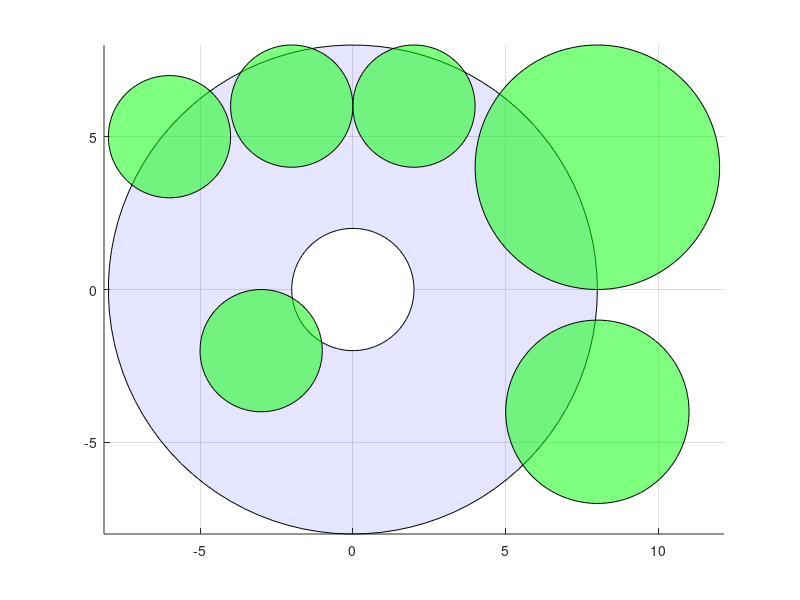

Reproduce this figure in MATLAB. (Note: this script raises an error after producing the figure.)
close all
clear all
clc

% robot parameters
L1 = 3;
L2 = 5;

% obstacles position
obs(1).center = [-3, -2];   % [x, y]
obs(1).radius = 2;

obs(2).center = [8 -4];
obs(2).radius = 3;

obs(3).center = [8 4];
obs(3).radius = 4;

obs(4).center = [2 6];
obs(4).radius = 2;

obs(5).center = [-2 6];
obs(5).radius = 2;

obs(6).center = [-6 5];
obs(6).radius = 2;

k = zeros(length(obs),1);

% Plot obstacles and operative space
figure(1); hold on;
axis equal
theta = linspace(0, 2*pi, 100);

% now plot operative space
x = (L1+L2) * cos(theta);
y = (L1+L2) * sin(theta);
fill(x, y, 'blue','FaceAlpha', 0.1);

x = abs(L1-L2) * cos(theta);
y = abs(L1-L2) * sin(theta);
fill(x, y, 'white','FaceAlpha', 1);

grid on;

% now obstacles
for i = 1:length(obs)
    x = obs(i).center(1) + obs(i).radius * cos(theta);
    y = obs(i).center(2) + obs(i).radius * sin(theta);
    k(i) = fill(x, y, 'g', 'FaceAlpha', 0.5);
end

%% SARSA(lambda)
% Algorithm with obstacles
% number of divisions of 2pi
N = 32;
rng(1)

% we have to angular positions
S = N^2; 

% action space : [clockwise, stay, counterclockwise]
A = 9; 

% initialize parameters
numEpisodes = 5e3;
epsilon = 0.4;
alpha = 0.1;
beta = 0.99999;
gamma = 1;
lambda = 0.1;

% to implement SARSA(lambda) initialize Q and E
Q = zeros(S,A);
E = zeros(S,A);

% total reward
total_reward = zeros(numEpisodes,1);

% Establish a desider position of the EE
q1 = 3/4 * pi;
q2 = pi / 2;
idx1 = q1 / (2*pi/N); idx2 = q2 / (2*pi/N);
s = sub2ind([N,N],idx1,idx2);
f = direct_kin(s,L1,L2,N);
EE_d = f(3:4);

% set initial condition
% idx01 = (3/2 * pi) / (2*pi/N);
idx01 = 3/2*pi / (2*pi/N);
idx02 = N;
s0 = sub2ind([N,N],idx01,idx02);

%% check if it starts and ends not on obstacles
p1 = direct_kin(s0,L1,L2,N);
figure(1)
hold on
h1 = robot(p1);
h2 = robot(f);
grid on
axis equal
% xlim([-10 10]);
% ylim([-10 10]);

obstacles_collision(p1,obs)
obstacles_collision(f,obs)

%% Algorithm run SARSA(lambda)
delete(h1)
delete(h2)
% profile on is to analyze calls
% profile on 
for e = 1:numEpisodes
    disp(e)
    % diminish epsilon for GLIE
    epsilon = max(0.05,beta*epsilon);
    % reset robot pose (all down)
    s = s0;
    % reset eligibility traces
    E = zeros(S,A);
    % take epsilon greedy action
    a = epsilon_greedy(s, Q, A, epsilon);
    isTerminal = 0;
    % proceed until termination
    while isTerminal ~= 1
        % disp(Q(s0,:))
        % apply action and measure r and sp
        [sp, r, isTerminal,coll] = kinematik_ev_obs(s,a,N,L1,L2,obs,s0,EE_d);
        if coll == 1
            fprintf('obstacle hit \n')
        end
        %sp
        total_reward(e) = total_reward(e) + r;
        % decrement the eligibility traces
        E = gamma*lambda*E;
        % increment eligibility trace of visited state action
        % E(s,a) = E(s,a) + 1; % accumulating
        % E(s,a) = 1; % replacing
        E(s,a) = (1-alpha)*E(s,a) + 1; % dutch
        % precommitment of actions
        ap = epsilon_greedy(sp, Q, A, epsilon);
        % apply SARSA update
        % temporal difference error
        if isTerminal || coll
            delta = r - Q(s,a);
        else
            delta = r + gamma*Q(sp,ap) - Q(s,a);
        end
        % update of Q
        Q = Q + alpha*delta*E;

        % pass to next state and next action
        s = sp;
        a = ap;
        
        % % display eligibility traces
        % figure(1)
        % clf
        % imshow(E,'InitialMagnification','fit')
        % pause(.1)
    end
end
% profile viewe displays the analysis
% profile viewer
figure()
plot(total_reward,'-b',DisplayName='r_e')
hold on
plot(movmean(total_reward,10),'-r',DisplayName='\mu_r^{10}',LineWidth=2)
grid on
legend
title('SARSA(\lambda)',Interpreter='latex')

tR_Sl = total_reward;
Q_Sl = Q;

% compute optimal policy
policy = zeros(S,1);

for s = 1:S
    policy(s) = find(Q(s,:) == max(Q(s,:)), 1, "first");
end

pi_Sl = policy;

save Sl.mat tR_Sl Q_Sl pi_Sl


%% Algorithm run Dyna-Q+
% initialize parameters
numEpisodes = 5e3;
epsilon = 0.4;
epsilon_min = 0.05;
beta = 0.99999;
gamma = 1;

numUpdates = 20; % for inner loop
alpha = 1e-2;
kappa = 1e-2;

% initialize quality function and pref param
Q = zeros(S,A);
tau = zeros(S,A);
% initialize model to do planning 
% remember this is a method that mixes planning
% and learning
modelSp = sparse(S,A);
modelR = sparse(S,A);

% returns for each episode
totalReturn = zeros(numEpisodes,1);

% cancel figure
delete(h2);

% cycle over episodes
for e = 1:numEpisodes
    % disp numer of episode
    disp(['Episode - ', num2str(e)])
    % reset environment
    s = s0;
    % initialize terminality
    isTerminal = 0;
    % proceed until termination
    while ~isTerminal
        epsilon = max(epsilon_min,epsilon*beta);
        % choose epsilon-greedy action
        a = epsilon_greedy(s, Q + kappa*sqrt(tau), A, epsilon);
        % apply action
        [sp, r, isTerminal,coll] = kinematik_ev_obs(s,a,N,L1,L2,obs,s0,EE_d);
        % update model
        modelSp(s, a) = sp;
        modelR(s, a) = r;
        % update tau
        tau = tau + 1;
        tau(s,a) = 0;
        % update corresponding total return
        totalReturn(e) = totalReturn(e) + r;
        % apply directly Q learning
        Q(s,a) = Q(s,a) + alpha*(r + gamma*max(Q(sp,:)) - Q(s,a));
        % go to next state
        s = sp;
        % before proceeding to next state do some updates
        % to exploit information learned from experience
        for i = 1:numUpdates
            % get explored states
            pairs_index = find(modelSp ~= 0);
            % pick random explored state
            ix = pairs_index(randi(length(pairs_index)));
            % get corresponding state and action
            [s_ix, a_ix] = ind2sub([S, A], ix);
            % use model to get next state and reward
            sp_ix = modelSp(s_ix, a_ix);
            r_ix = modelR(s_ix, a_ix);
            % use Q-learning as planning update
            Q(s_ix,a_ix) = Q(s_ix,a_ix) ...
                + alpha*(r_ix + gamma*max(Q(sp_ix,:)) - Q(s_ix,a_ix));
        end
        % figure(1)
        % clf
        % imshow(tau,'InitialMagnification','fit')
        % pause(0.01)
    end
end

figure()
plot(totalReturn,'-b',DisplayName='r_e')
hold on
plot(movmean(totalReturn,10),'-r',DisplayName='\mu_r^{10}',LineWidth=2)
grid on
legend
title('Dyna-Q+',Interpreter='latex')

tR_Qp = totalReturn;
Q_Qp = Q;

% compute optimal policy
policy = zeros(S,1);

for s = 1:S
    policy(s) = find(Q(s,:) == max(Q(s,:)), 1, "first");
end

pi_Qp = policy;

save Qp.mat tR_Qp Q_Qp pi_Qp

%% Algorithm run Double-Q
% initialize parameters
numEpisodes = 5e3;
epsilon = 0.4;
epsilon_min = 0.05;
beta = 0.99999;
gamma = 1;
alpha = 1e-2;

% initialize quality functions 
Q1 = zeros(S,A);
Q2 = zeros(S,A);

% returns for each episode
totalReturn = zeros(numEpisodes,1);

% cancel figure
delete(h2);

% cycle over episodes
for e = 1:numEpisodes
    % disp numer of episode
    disp(['Episode - ', num2str(e)])
    % reset environment
    s = s0;
    % proceed up to termination
    isTerminal = 0;
    epsilon = max(epsilon_min,epsilon*beta);
    while ~isTerminal
        % choose epsilon-greedy action
        a = epsilon_greedy(s, Q1 + Q2, A, epsilon);
        % see next state and reward
        [sp, r, isTerminal,coll] = kinematik_ev_obs(s,a,N,L1,L2,obs,s0,EE_d);
        % update total return
        totalReturn(e) = totalReturn(e) + r;
        % update randomly one or the other estimate of Q
        if rand < 0.5
            % update Q1
            if isTerminal % force to have 0 in Q2
                Q1(s,a) = Q1(s,a) + alpha*(r - Q1(s,a));
            else
                % estimate optimal action in next state according to Q1
                apstar = find(Q1(sp,:) == max(Q1(sp,:)), 1, "first");
                % value of next optimal action according to Q2
                apQ = Q2(sp, apstar);
                % update Q1
                Q1(s,a) = Q1(s,a) + alpha*(r + gamma*apQ - Q1(s,a));
            end
        else
            % update Q2
            if isTerminal % force 0 in Q1
                Q2(s,a) = Q2(s,a) + alpha*(r - Q2(s,a));
            else
                % estimate optimal action on the basis Q2
                apstar = find(Q2(sp,:) == max(Q2(sp,:)), 1, "first");
                % estimate value function on the basis of Q1
                apQ = Q1(sp, apstar);
                % update Q2
                Q2(s,a) = Q2(s,a) + alpha*(r + gamma*apQ - Q2(s,a));
            end
        end
            % go to next state
            s = sp;
    end
end

figure()
plot(totalReturn,'-b',DisplayName='r_e')
hold on
plot(movmean(totalReturn,10),'-r',DisplayName='\mu_r^{10}',LineWidth=2)
grid on
legend
title('Double Q',Interpreter='latex')

tR_DQ = totalReturn;
Q1_DQ = Q1;
Q2_DQ = Q2;

% compute optimal policy
policy = zeros(S,1);
Q = Q1+Q2;
for s = 1:S
    policy(s) = find(Q(s,:) == max(Q(s,:)), 1, "first");
end

pi_DQ = policy;

save DQ.mat tR_DQ Q1_DQ Q2_DQ pi_DQ
%% Now plot the optimal policy
% Greedy policy respect to the Q matrix found in the algorithm
policy = zeros(S,1);
for s = 1:S
    policy(s) = find(Q(s,:) == max(Q(s,:)), 1, "first");
end

% intial state
idx1 = 3*pi/2 / (2*pi/N);
idx2 = N;
isTerminal = 0; % reinitialize
s = sub2ind([N,N],idx1,idx2);

figure(1)
grid on
hold on
p = direct_kin(s,L1,L2,N);
h = robot(p);
while isTerminal ~= 1
    a = policy(s);
    [sp,r,isTerminal] = kinematik_ev(s,a,N,L1,L2,EE_d);
    s = sp;
    p = direct_kin(s,L1,L2,N);
    pause(1)
    delete(h)
    h = robot(p);
end
